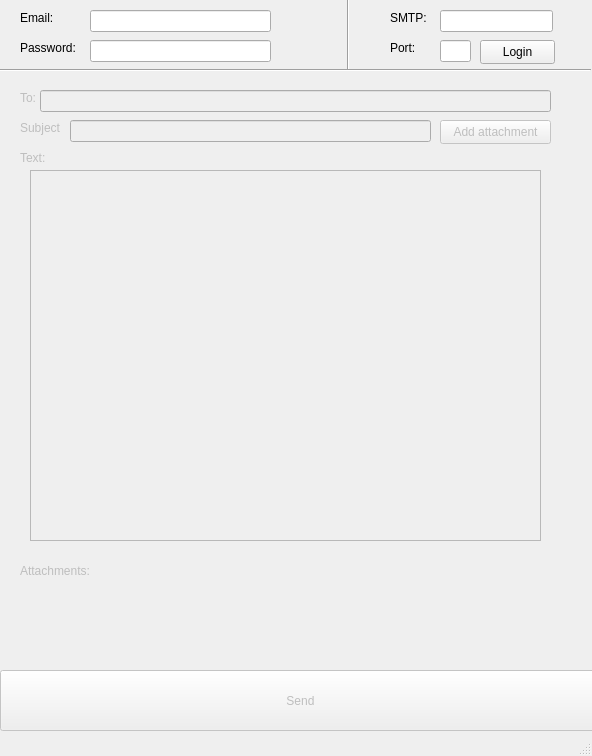
<?xml version="1.0" encoding="UTF-8"?>
<ui version="4.0">
 <class>MainWindow</class>
 <widget class="QMainWindow" name="MainWindow">
  <property name="enabled">
   <bool>true</bool>
  </property>
  <property name="geometry">
   <rect>
    <x>0</x>
    <y>0</y>
    <width>592</width>
    <height>756</height>
   </rect>
  </property>
  <property name="windowTitle">
   <string>MainWindow</string>
  </property>
  <widget class="QWidget" name="centralwidget">
   <widget class="QLabel" name="emaillbl">
    <property name="geometry">
     <rect>
      <x>20</x>
      <y>10</y>
      <width>41</width>
      <height>16</height>
     </rect>
    </property>
    <property name="text">
     <string>Email:</string>
    </property>
   </widget>
   <widget class="QLabel" name="pwdlbl">
    <property name="geometry">
     <rect>
      <x>20</x>
      <y>40</y>
      <width>61</width>
      <height>16</height>
     </rect>
    </property>
    <property name="text">
     <string>Password:</string>
    </property>
   </widget>
   <widget class="QLabel" name="smtplbl">
    <property name="geometry">
     <rect>
      <x>390</x>
      <y>10</y>
      <width>49</width>
      <height>16</height>
     </rect>
    </property>
    <property name="text">
     <string>SMTP:</string>
    </property>
   </widget>
   <widget class="QLabel" name="portlbl">
    <property name="geometry">
     <rect>
      <x>390</x>
      <y>40</y>
      <width>49</width>
      <height>16</height>
     </rect>
    </property>
    <property name="text">
     <string>Port:</string>
    </property>
   </widget>
   <widget class="QLineEdit" name="emailfld">
    <property name="geometry">
     <rect>
      <x>90</x>
      <y>10</y>
      <width>181</width>
      <height>22</height>
     </rect>
    </property>
    <property name="maxLength">
     <number>128</number>
    </property>
   </widget>
   <widget class="QLineEdit" name="pwdfld">
    <property name="geometry">
     <rect>
      <x>90</x>
      <y>40</y>
      <width>181</width>
      <height>22</height>
     </rect>
    </property>
    <property name="maxLength">
     <number>32</number>
    </property>
    <property name="echoMode">
     <enum>QLineEdit::Password</enum>
    </property>
   </widget>
   <widget class="QLineEdit" name="portfld">
    <property name="geometry">
     <rect>
      <x>440</x>
      <y>40</y>
      <width>31</width>
      <height>22</height>
     </rect>
    </property>
    <property name="text">
     <string/>
    </property>
    <property name="maxLength">
     <number>4</number>
    </property>
   </widget>
   <widget class="QLineEdit" name="smtpfld">
    <property name="geometry">
     <rect>
      <x>440</x>
      <y>10</y>
      <width>113</width>
      <height>22</height>
     </rect>
    </property>
    <property name="text">
     <string/>
    </property>
    <property name="maxLength">
     <number>128</number>
    </property>
   </widget>
   <widget class="QPushButton" name="loginbtn">
    <property name="geometry">
     <rect>
      <x>480</x>
      <y>40</y>
      <width>75</width>
      <height>24</height>
     </rect>
    </property>
    <property name="text">
     <string>Login</string>
    </property>
   </widget>
   <widget class="Line" name="line">
    <property name="geometry">
     <rect>
      <x>-10</x>
      <y>60</y>
      <width>601</width>
      <height>20</height>
     </rect>
    </property>
    <property name="orientation">
     <enum>Qt::Horizontal</enum>
    </property>
   </widget>
   <widget class="Line" name="line_2">
    <property name="geometry">
     <rect>
      <x>340</x>
      <y>-10</y>
      <width>16</width>
      <height>81</height>
     </rect>
    </property>
    <property name="orientation">
     <enum>Qt::Vertical</enum>
    </property>
   </widget>
   <widget class="QLabel" name="tolbl">
    <property name="enabled">
     <bool>false</bool>
    </property>
    <property name="geometry">
     <rect>
      <x>20</x>
      <y>90</y>
      <width>49</width>
      <height>16</height>
     </rect>
    </property>
    <property name="text">
     <string>To:</string>
    </property>
   </widget>
   <widget class="QLineEdit" name="subjectfld">
    <property name="enabled">
     <bool>false</bool>
    </property>
    <property name="geometry">
     <rect>
      <x>70</x>
      <y>120</y>
      <width>361</width>
      <height>22</height>
     </rect>
    </property>
   </widget>
   <widget class="QLineEdit" name="tofld">
    <property name="enabled">
     <bool>false</bool>
    </property>
    <property name="geometry">
     <rect>
      <x>40</x>
      <y>90</y>
      <width>511</width>
      <height>22</height>
     </rect>
    </property>
   </widget>
   <widget class="QLabel" name="subjectlbl">
    <property name="enabled">
     <bool>false</bool>
    </property>
    <property name="geometry">
     <rect>
      <x>20</x>
      <y>120</y>
      <width>41</width>
      <height>16</height>
     </rect>
    </property>
    <property name="text">
     <string>Subject:</string>
    </property>
   </widget>
   <widget class="QPushButton" name="attachmentbtn">
    <property name="enabled">
     <bool>false</bool>
    </property>
    <property name="geometry">
     <rect>
      <x>440</x>
      <y>120</y>
      <width>111</width>
      <height>24</height>
     </rect>
    </property>
    <property name="text">
     <string>Add attachment</string>
    </property>
   </widget>
   <widget class="QLabel" name="textlbl">
    <property name="enabled">
     <bool>false</bool>
    </property>
    <property name="geometry">
     <rect>
      <x>20</x>
      <y>150</y>
      <width>49</width>
      <height>16</height>
     </rect>
    </property>
    <property name="text">
     <string>Text:</string>
    </property>
   </widget>
   <widget class="QTextEdit" name="textfld">
    <property name="enabled">
     <bool>false</bool>
    </property>
    <property name="geometry">
     <rect>
      <x>30</x>
      <y>170</y>
      <width>511</width>
      <height>371</height>
     </rect>
    </property>
   </widget>
   <widget class="QLabel" name="attachmentlbl">
    <property name="enabled">
     <bool>false</bool>
    </property>
    <property name="geometry">
     <rect>
      <x>20</x>
      <y>550</y>
      <width>521</width>
      <height>41</height>
     </rect>
    </property>
    <property name="text">
     <string>Attachments:</string>
    </property>
    <property name="wordWrap">
     <bool>true</bool>
    </property>
   </widget>
   <widget class="QPushButton" name="sendbtn">
    <property name="enabled">
     <bool>false</bool>
    </property>
    <property name="geometry">
     <rect>
      <x>0</x>
      <y>670</y>
      <width>601</width>
      <height>61</height>
     </rect>
    </property>
    <property name="text">
     <string>Send</string>
    </property>
   </widget>
   <zorder>line_2</zorder>
   <zorder>emaillbl</zorder>
   <zorder>pwdlbl</zorder>
   <zorder>smtplbl</zorder>
   <zorder>portlbl</zorder>
   <zorder>emailfld</zorder>
   <zorder>pwdfld</zorder>
   <zorder>portfld</zorder>
   <zorder>smtpfld</zorder>
   <zorder>loginbtn</zorder>
   <zorder>line</zorder>
   <zorder>tolbl</zorder>
   <zorder>subjectfld</zorder>
   <zorder>tofld</zorder>
   <zorder>subjectlbl</zorder>
   <zorder>attachmentbtn</zorder>
   <zorder>textlbl</zorder>
   <zorder>textfld</zorder>
   <zorder>attachmentlbl</zorder>
   <zorder>sendbtn</zorder>
  </widget>
  <widget class="QStatusBar" name="statusbar"/>
 </widget>
 <resources/>
 <connections/>
</ui>
